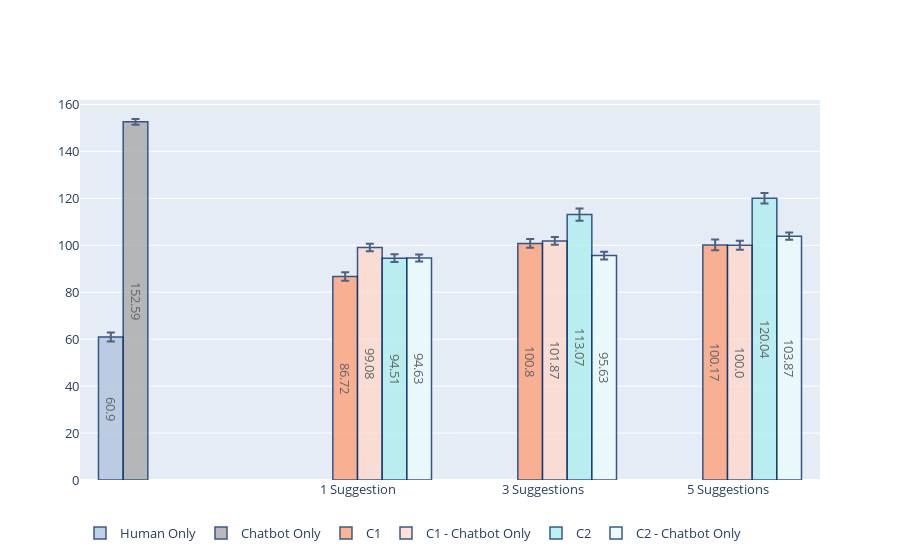

The code cell stored with this chart in its notebook:
### Code cell
colors = ['#FAEBD7', '#FFA07A', '#B0C4DE', '#AFEEEE', '#8FBC8F']
x = ['1 Suggestion', '3 Suggestions', '5 Suggestions']
fig = go.Figure()

xHuman = ['']
yHuman = [Set1]
yHumanErorr = [np.std(z)/math.sqrt(len(z)) for z in yHuman] 
yHuman = [round(statistics.mean(z), 2) for z in yHuman]

fig.add_trace(go.Bar(
    name='Human Only',
    x=xHuman, y=yHuman, text=yHuman, textposition='inside',insidetextanchor='middle',
    marker_color='#B0C4DE',
    marker_line_color='rgb(8,48,107)', marker_line_width=1.5, opacity=0.8,
    error_y=dict(type='data', array=yHumanErorr)
))

xBot = ['']
yBot = [bot2]
yBotErorr = [np.std(z)/math.sqrt(len(z)) for z in yBot] 
yBot = [round(statistics.mean(z), 2) for z in yBot]

fig.add_trace(go.Bar(
    name='Chatbot Only',
    x=xBot, y=yBot, text=yBot, textposition='inside',insidetextanchor='middle',
    marker_color='#A9A9A9',
    marker_line_color='rgb(8,48,107)', marker_line_width=1.5, opacity=0.8,
    error_y=dict(type='data', array=yBotErorr)
))


ySuggOnly = [sugg1, sugg3, sugg5]
ySuggOnlyErorr = [np.std(z)/math.sqrt(len(z)) for z in ySuggOnly] 
ySuggOnly = [round(statistics.mean(z), 2) for z in ySuggOnly]

fig.add_trace(go.Bar(
    name='C1',
    x=x, y=ySuggOnly, text=ySuggOnly, textposition='inside',insidetextanchor='middle',
    marker_color='lightsalmon',
    marker_line_color='rgb(8,48,107)', marker_line_width=1.5, opacity=0.8,
    error_y=dict(type='data', array=ySuggOnlyErorr)
))

ySuggOnlyBot = [sugg1Bot, sugg3Bot, sugg5Bot]
ySuggOnlyBotErorr = [np.std(z)/math.sqrt(len(z)) for z in ySuggOnlyBot] 
ySuggOnlyBot = [round(statistics.mean(z), 2) for z in ySuggOnlyBot]

fig.add_trace(go.Bar(
    name='C1 - Chatbot Only',
    x=x, y=ySuggOnlyBot, text=ySuggOnlyBot, textposition='inside',insidetextanchor='middle',
    marker_color='#ffdacc',
    marker_line_color='rgb(8,48,107)', marker_line_width=1.5, opacity=0.8,
    error_y=dict(type='data', array=ySuggOnlyBotErorr)
))

yAutoSugg = [autoSugg1, autoSugg3, autoSugg5]
yAutoSuggErorr = [np.std(z)/math.sqrt(len(z)) for z in yAutoSugg] 
yAutoSugg = [round(statistics.mean(z), 2) for z in yAutoSugg]

fig.add_trace(go.Bar(
    name='C2',
    x=x, y=yAutoSugg, text=yAutoSugg, textposition='inside',insidetextanchor='middle',
    marker_color='#AFEEEE',
    marker_line_color='rgb(8,48,107)', marker_line_width=1.5, opacity=0.8,
    error_y=dict(type='data', array=yAutoSuggErorr)
))

yAutoSuggBot = [autoSugg1Bot, autoSugg3Bot, autoSugg5Bot]
yAutoSuggBotErorr = [np.std(z)/math.sqrt(len(z)) for z in yAutoSuggBot] 
yAutoSuggBot = [round(statistics.mean(z), 2) for z in yAutoSuggBot]

fig.add_trace(go.Bar(
    name='C2 - Chatbot Only',
    x=x, y=yAutoSuggBot, text=yAutoSuggBot, textposition='inside',insidetextanchor='middle',
    marker_color='#eafbfb',
    marker_line_color='rgb(8,48,107)', marker_line_width=1.5, opacity=0.8,
    error_y=dict(type='data', array=yAutoSuggBotErorr)
))

fig.update_layout(
    font=dict(
        size=13
    )
)
fig.update_layout(legend_orientation="h")
fig.show()

### Figure 1 — Plotly figure (JSON) as saved in the notebook; plotly's stock layout.template omitted (floating-point values rounded to 4 significant figures)
{"data": [{"error_y": {"array": [1.938], "type": "data"}, "insidetextanchor": "middle", "marker": {"color": "#B0C4DE", "line": {"color": "rgb(8,48,107)", "width": 1.5}}, "name": "Human Only", "opacity": 0.8, "text": ["60.9"], "textposition": "inside", "type": "bar", "x": [""], "y": [60.9]}, {"error_y": {"array": [1.209], "type": "data"}, "insidetextanchor": "middle", "marker": {"color": "#A9A9A9", "line": {"color": "rgb(8,48,107)", "width": 1.5}}, "name": "Chatbot Only", "opacity": 0.8, "text": ["152.59"], "textposition": "inside", "type": "bar", "x": [""], "y": [152.6]}, {"error_y": {"array": [1.806, 1.846, 2.258], "type": "data"}, "insidetextanchor": "middle", "marker": {"color": "lightsalmon", "line": {"color": "rgb(8,48,107)", "width": 1.5}}, "name": "C1", "opacity": 0.8, "text": ["86.72", "100.8", "100.17"], "textposition": "inside", "type": "bar", "x": ["1 Suggestion", "3 Suggestions", "5 Suggestions"], "y": [86.72, 100.8, 100.2]}, {"error_y": {"array": [1.606, 1.607, 1.934], "type": "data"}, "insidetextanchor": "middle", "marker": {"color": "#ffdacc", "line": {"color": "rgb(8,48,107)", "width": 1.5}}, "name": "C1 - Chatbot Only", "opacity": 0.8, "text": ["99.08", "101.87", "100.0"], "textposition": "inside", "type": "bar", "x": ["1 Suggestion", "3 Suggestions", "5 Suggestions"], "y": [99.08, 101.9, 100]}, {"error_y": {"array": [1.618, 2.633, 2.237], "type": "data"}, "insidetextanchor": "middle", "marker": {"color": "#AFEEEE", "line": {"color": "rgb(8,48,107)", "width": 1.5}}, "name": "C2", "opacity": 0.8, "text": ["94.51", "113.07", "120.04"], "textposition": "inside", "type": "bar", "x": ["1 Suggestion", "3 Suggestions", "5 Suggestions"], "y": [94.51, 113.1, 120.0]}, {"error_y": {"array": [1.494, 1.66, 1.532], "type": "data"}, "insidetextanchor": "middle", "marker": {"color": "#eafbfb", "line": {"color": "rgb(8,48,107)", "width": 1.5}}, "name": "C2 - Chatbot Only", "opacity": 0.8, "text": ["94.63", "95.63", "103.87"], "textposition": "inside", "type": "bar", "x": ["1 Suggestion", "3 Suggestions", "5 Suggestions"], "y": [94.63, 95.63, 103.9]}], "layout": {"font": {"size": 13}, "legend": {"orientation": "h"}}}
